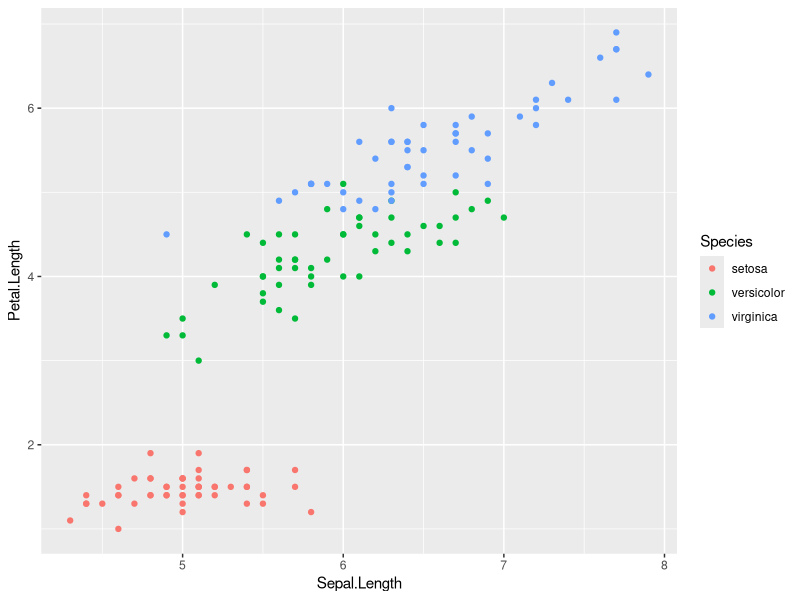

Here is the R script that generated this plot:
## ---- chunk 1
library(ggplot2)
qplot(Sepal.Length, Petal.Length, data = iris, color = Species)
## ---- chunk 2
knitr::kable(iris)
